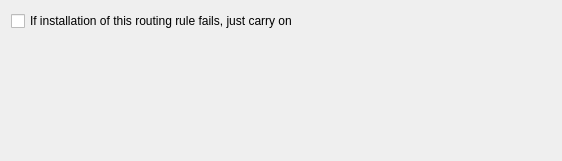
<?xml version="1.0" encoding="UTF-8"?>
<ui version="4.0">
 <class>RoutingRuleOptionsDialog</class>
 <widget class="QWidget" name="RoutingRuleOptionsDialog">
  <property name="geometry">
   <rect>
    <x>0</x>
    <y>0</y>
    <width>562</width>
    <height>161</height>
   </rect>
  </property>
  <property name="windowTitle">
   <string>Routing Rule Options</string>
  </property>
  <layout class="QVBoxLayout" name="verticalLayout">
   <item>
    <widget class="QCheckBox" name="routing_non_critical_rule">
     <property name="text">
      <string>If installation of this routing rule fails, just carry on</string>
     </property>
     <property name="toolTip">
      <string>When enabled, a failure to install this routing rule will not abort the entire rule set installation. Useful for routes that may not be available on all systems.</string>
     </property>
    </widget>
   </item>
   <item>
    <spacer name="verticalSpacer">
     <property name="orientation">
      <enum>Qt::Orientation::Vertical</enum>
     </property>
     <property name="sizeType">
      <enum>QSizePolicy::Policy::MinimumExpanding</enum>
     </property>
     <property name="sizeHint" stdset="0">
      <size>
       <width>20</width>
       <height>0</height>
      </size>
     </property>
    </spacer>
   </item>
  </layout>
 </widget>
 <resources/>
 <connections/>
</ui>
